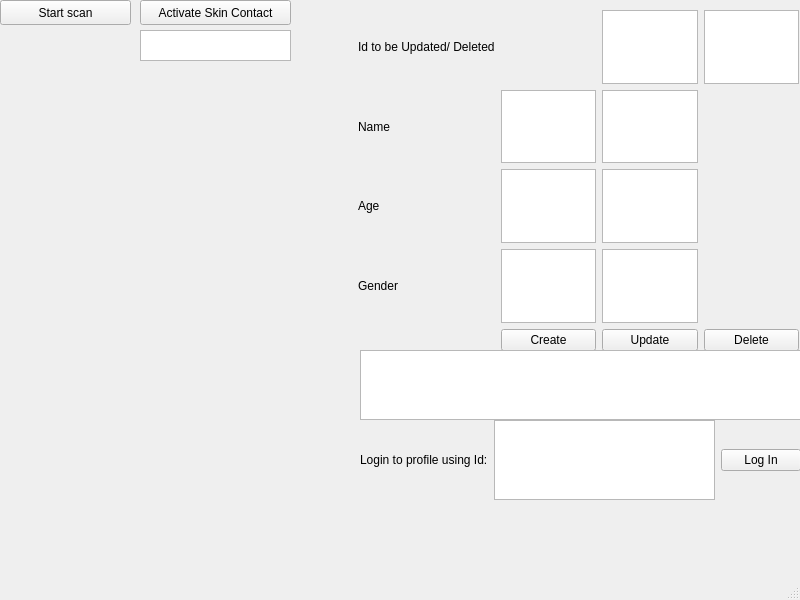
<?xml version="1.0" encoding="UTF-8"?>
<ui version="4.0">
 <class>MainWindow</class>
 <widget class="QMainWindow" name="MainWindow">
  <property name="geometry">
   <rect>
    <x>0</x>
    <y>0</y>
    <width>800</width>
    <height>600</height>
   </rect>
  </property>
  <property name="windowTitle">
   <string>MainWindow</string>
  </property>
  <widget class="QWidget" name="centralwidget">
   <widget class="QWidget" name="gridLayoutWidget">
    <property name="geometry">
     <rect>
      <x>358</x>
      <y>10</y>
      <width>441</width>
      <height>341</height>
     </rect>
    </property>
    <layout class="QGridLayout" name="gridLayout">
     <item row="5" column="1">
      <widget class="QPushButton" name="createProfile">
       <property name="text">
        <string>Create</string>
       </property>
      </widget>
     </item>
     <item row="2" column="1">
      <widget class="QTextEdit" name="createName"/>
     </item>
     <item row="2" column="2">
      <widget class="QTextEdit" name="updateName"/>
     </item>
     <item row="3" column="1">
      <widget class="QTextEdit" name="createAge"/>
     </item>
     <item row="4" column="2">
      <widget class="QTextEdit" name="updateGender"/>
     </item>
     <item row="5" column="2">
      <widget class="QPushButton" name="updateProfile">
       <property name="text">
        <string>Update</string>
       </property>
      </widget>
     </item>
     <item row="1" column="2">
      <widget class="QTextEdit" name="updateID"/>
     </item>
     <item row="1" column="3">
      <widget class="QTextEdit" name="deleteID"/>
     </item>
     <item row="3" column="2">
      <widget class="QTextEdit" name="updateAge"/>
     </item>
     <item row="4" column="1">
      <widget class="QTextEdit" name="createGender"/>
     </item>
     <item row="5" column="3">
      <widget class="QPushButton" name="deleteProfile">
       <property name="text">
        <string>Delete</string>
       </property>
      </widget>
     </item>
     <item row="2" column="0">
      <widget class="QLabel" name="label_3">
       <property name="text">
        <string>Name</string>
       </property>
      </widget>
     </item>
     <item row="3" column="0">
      <widget class="QLabel" name="label_2">
       <property name="text">
        <string>Age</string>
       </property>
      </widget>
     </item>
     <item row="4" column="0">
      <widget class="QLabel" name="label">
       <property name="text">
        <string>Gender</string>
       </property>
      </widget>
     </item>
     <item row="1" column="0">
      <widget class="QLabel" name="label_4">
       <property name="text">
        <string>Id to be Updated/ Deleted</string>
       </property>
      </widget>
     </item>
    </layout>
   </widget>
   <widget class="QPushButton" name="startScan">
    <property name="geometry">
     <rect>
      <x>0</x>
      <y>0</y>
      <width>131</width>
      <height>25</height>
     </rect>
    </property>
    <property name="text">
     <string>Start scan</string>
    </property>
   </widget>
   <widget class="QTextEdit" name="outputLog">
    <property name="geometry">
     <rect>
      <x>360</x>
      <y>350</y>
      <width>441</width>
      <height>70</height>
     </rect>
    </property>
   </widget>
   <widget class="QWidget" name="gridLayoutWidget_2">
    <property name="geometry">
     <rect>
      <x>360</x>
      <y>420</y>
      <width>441</width>
      <height>80</height>
     </rect>
    </property>
    <layout class="QGridLayout" name="gridLayout_2">
     <item row="0" column="1">
      <widget class="QTextEdit" name="loginText"/>
     </item>
     <item row="0" column="0">
      <widget class="QLabel" name="label_5">
       <property name="text">
        <string>Login to profile using Id:</string>
       </property>
      </widget>
     </item>
     <item row="0" column="2">
      <widget class="QPushButton" name="loginButton">
       <property name="text">
        <string>Log In</string>
       </property>
      </widget>
     </item>
    </layout>
   </widget>
   <widget class="QPushButton" name="activateContact">
    <property name="geometry">
     <rect>
      <x>140</x>
      <y>0</y>
      <width>151</width>
      <height>25</height>
     </rect>
    </property>
    <property name="text">
     <string>Activate Skin Contact</string>
    </property>
   </widget>
   <widget class="QTextEdit" name="skinText">
    <property name="geometry">
     <rect>
      <x>140</x>
      <y>30</y>
      <width>151</width>
      <height>31</height>
     </rect>
    </property>
   </widget>
  </widget>
  <widget class="QMenuBar" name="menubar">
   <property name="geometry">
    <rect>
     <x>0</x>
     <y>0</y>
     <width>800</width>
     <height>22</height>
    </rect>
   </property>
  </widget>
  <widget class="QStatusBar" name="statusbar"/>
 </widget>
 <resources/>
 <connections/>
</ui>
